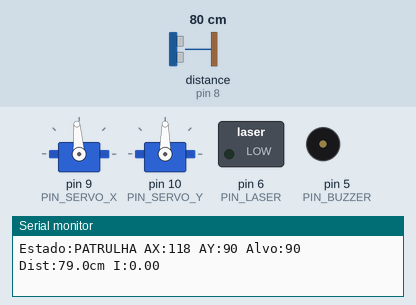
Recording of a sketch running on a simulated Arduino Uno, built with avr-gcc and run on an emulated ATmega328P. On the bench: 2 × servo, switched loads named in the sketch (green lamp = pin HIGH), buzzer (waves = sounding), the last lines printed to the serial monitor. Wiring (inferred from the names in the program): ultrasonic range finder: trigger pin 7; echo pin 8. Inputs (shaded band) come from the test bench; at power-on: distance to the obstacle (sensor on pin 8) 80 cm. The echo pulse lasts 58.3 µs per cm; pins used as bus, display or sensor lines are not drawn.

Above: at 1.2 s.
1.3 s: distance to the obstacle (sensor on pin 8) set to 4 cm
At 2.1 s:
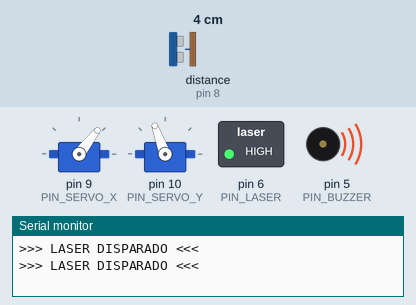
3.2 s: distance to the obstacle (sensor on pin 8) set to 35 cm
At 3.62 s:
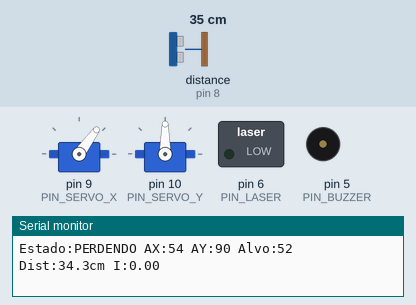
6.2 s: distance to the obstacle (sensor on pin 8) set to 17 cm
At 7.2 s:
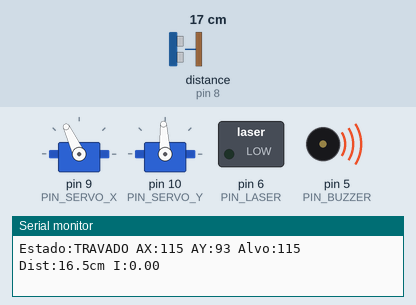
7.9 s: distance to the obstacle (sensor on pin 8) set to 9 cm
At 9.0 s:
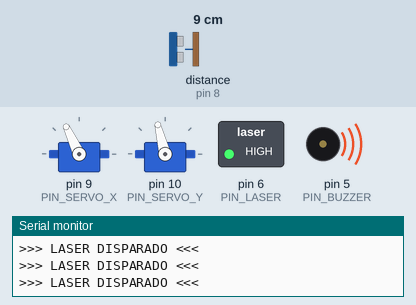
9.6 s: distance to the obstacle (sensor on pin 8) set to 60 cm
At 9.75 s:
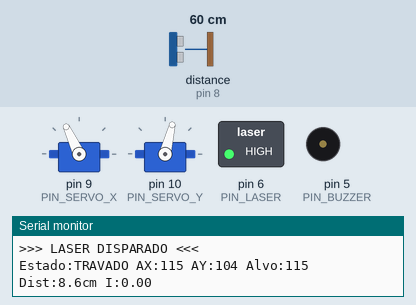
12.6 s: distance to the obstacle (sensor on pin 8) set to 2 cm
At 15.1 s:
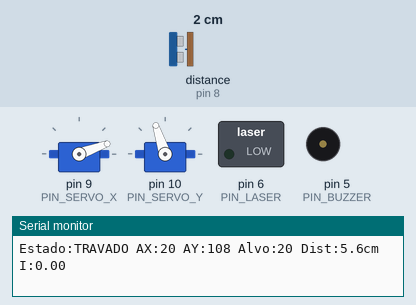
Timing chart, 0 to 25.3 s (numbered marks = the images above; inputs shaded):
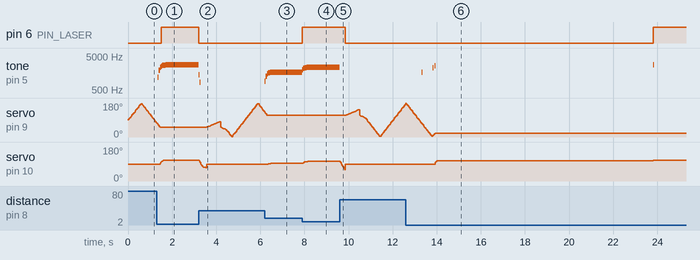

Measured:
- after the input at 1.3 s, pin 6 (PIN_LASER): LOW → HIGH after 0.20 s; tone on pin 5 (PIN_BUZZER): plays 1166 Hz for 0.05 s, 1916 Hz for 0.05 s, 2333 Hz for 0.05 s, 2500 Hz for 0.05 s, 2666 Hz for 0.15 s, 2750 Hz for 1.5 s, starting after 0.05 s; servo on pin 10 (PIN_SERVO_Y): 90° → 109° after 0.16 s, → 110° 0.26 s later
- after the input at 3.2 s, pin 6 (PIN_LASER): HIGH → LOW at once; tone on pin 5 (PIN_BUZZER): 2750 Hz → 1416 Hz at once, → 833 Hz 0.05 s later, → silent 0.05 s later
- after the input at 6.2 s, tone on pin 5 (PIN_BUZZER): plays 916 Hz for 0.05 s, 1250 Hz for 0.05 s, 1500 Hz for 0.05 s, 1583 Hz for 0.10 s, 1666 Hz for 1.4 s, starting at once; servo on pin 10 (PIN_SERVO_Y): 90° → 92° after 0.16 s, → 93° 0.10 s later
- after the input at 7.9 s, pin 6 (PIN_LASER): LOW → HIGH at once; tone on pin 5 (PIN_BUZZER): 1666 Hz → 2000 Hz at once, → 2166 Hz 0.05 s later, → 2250 Hz 0.05 s later, → 2333 Hz 0.10 s later; servo on pin 10 (PIN_SERVO_Y): 93° → 102° at once, → 104° 0.18 s later
- after the input at 9.6 s, pin 6 (PIN_LASER): HIGH → LOW after 0.26 s; tone on pin 5 (PIN_BUZZER): 2333 Hz → silent at once; servo on pin 10 (PIN_SERVO_Y): 104° → 90° at once
- after the input at 12.6 s, pin 6 (PIN_LASER): LOW → HIGH after 11.2 s; tone on pin 5 (PIN_BUZZER): plays 1666 Hz for 0.05 s, 2250 Hz for 0.05 s, 2583 Hz for 0.05 s, 2750 Hz for 0.05 s, starting after 0.71 s; servo on pin 10 (PIN_SERVO_Y): 90° → 108° after 1.3 s, → 110° 9.9 s later

The sketch:

codigo.ino
```cpp
#include <Servo.h>

// ===== HARDWARE =====
Servo servoX;
Servo servoY;

// ===== PINOS =====
const int PIN_TRIG    = 7;
const int PIN_ECHO    = 8;
const int PIN_LASER   = 6;
const int PIN_BUZZER  = 5;
const int PIN_SERVO_X = 9;
const int PIN_SERVO_Y = 10;

// ===== LIMITES DO SISTEMA =====
const int DIST_TRAVAR  = 30;
const int DIST_LASER   = 15;
const int DIST_SONAR   = 200;

// ===== MÁQUINA DE ESTADOS =====
enum Estado { PATRULHA, CONFIRMANDO, TRAVADO, PERDENDO };
Estado estadoAtual = PATRULHA;

// ===== CONTROLE DE TEMPO =====
unsigned long tSonar   = 0;
unsigned long tServo   = 0;
unsigned long tSerial  = 0;
unsigned long tEstado  = 0;

const unsigned long INT_SONAR  = 50;
const unsigned long INT_SERVO  = 20;
const unsigned long INT_SERIAL = 200;

// ===== POSIÇÕES DOS SERVOS =====
int anguloX   = 90;
int servoYPos = 90;

// ===== VARREDURA =====
int direcaoX         = 1;
const int PASSO_X    = 3;
const int LIMITE_MIN = 2;
const int LIMITE_MAX = 178;

// ===== TRACKING =====
int   anguloAlvo   = 90;
float distFiltrada = 0.0;
const float ALPHA  = 0.5;

// Média móvel de ângulo (3 amostras)
int historicoAngulo[3] = {90, 90, 90};
int idxHistorico       = 0;

// Contadores de estado
int ciclosSemAlvo = 0;
int ciclosComAlvo = 0;
const int CICLOS_PARA_PERDER  = 6;
const int CICLOS_CONFIRMACAO  = 2;

// Re-scan
bool reScan          = false;
int  anguloReScan    = 90;
int  direcaoReScan   = 1;
int  amplitudeReScan = 0;
const int MAX_RESCAN = 30;

// ===== PID =====
const float KP = 0.2;
const float KI = 0.07;
const float KD = 0.8;

const float INTEGRAL_MAX = 20.0;
const float SAIDA_MAX    = 8.0;

float pid_integral         = 0.0;
float pid_prevErro         = 0.0;
unsigned long pid_tAnterior = 0;


// ============================================================
//  PID
// ============================================================
float calcularPID(float setpoint, float atual) {
  unsigned long agora = millis();
  float dt = (agora - pid_tAnterior) / 1000.0;
  pid_tAnterior = agora;

  if (dt <= 0.001 || dt > 0.5) return 0;

  float erro = setpoint - atual;

  pid_integral += erro * dt;
  pid_integral  = constrain(pid_integral, -INTEGRAL_MAX, INTEGRAL_MAX);

  float derivada = (erro - pid_prevErro) / dt;
  pid_prevErro   = erro;

  float saida = KP * erro + KI * pid_integral + KD * derivada;
  return constrain(saida, -SAIDA_MAX, SAIDA_MAX);
}

void resetarPID() {
  pid_integral  = 0.0;
  pid_prevErro  = 0.0;
  pid_tAnterior = millis();
}


// ============================================================
//  SENSOR
// ============================================================
float medirDistancia() {
  digitalWrite(PIN_TRIG, LOW);
  delayMicroseconds(2);
  digitalWrite(PIN_TRIG, HIGH);
  delayMicroseconds(10);
  digitalWrite(PIN_TRIG, LOW);

  unsigned long timeout = (unsigned long)(DIST_SONAR * 2.0 / 0.034);
  long duracao = pulseIn(PIN_ECHO, HIGH, timeout);

  if (duracao == 0) return -1.0;

  float cm = duracao * 0.034 / 2.0;
  if (cm < 2.0 || cm > DIST_SONAR) return -1.0;

  return cm;
}


// ============================================================
//  MÉDIA MÓVEL DE ÂNGULO
// ============================================================
void registrarAngulo(int ang) {
  historicoAngulo[idxHistorico] = ang;
  idxHistorico = (idxHistorico + 1) % 3;
}

int mediaAngulo() {
  return (historicoAngulo[0] + historicoAngulo[1] + historicoAngulo[2]) / 3;
}


// ============================================================
//  BUZZER
// ============================================================
void atualizarBuzzer(float dist) {
  if (dist > 0 && dist <= DIST_TRAVAR) {
    int freq = map((int)dist, DIST_TRAVAR, 0, 500, 3000);
    tone(PIN_BUZZER, freq);
  } else {
    noTone(PIN_BUZZER);
  }
}


// ============================================================
//  MÁQUINA DE ESTADOS
// ============================================================
void mudarEstado(Estado novo) {
  if (novo == estadoAtual) return;
  estadoAtual = novo;
  tEstado     = millis();

  if (novo == PATRULHA) {
    ciclosComAlvo = 0;
    ciclosSemAlvo = 0;
    digitalWrite(PIN_LASER, LOW);
    noTone(PIN_BUZZER);
    resetarPID();
  }

  if (novo == CONFIRMANDO) {
    ciclosSemAlvo = 0;
  }

  if (novo == TRAVADO) {
    ciclosComAlvo = 0;
    ciclosSemAlvo = 0;
    for (int i = 0; i < 3; i++) historicoAngulo[i] = anguloX;
    idxHistorico = 0;
    resetarPID();
  }

  if (novo == PERDENDO) {
    anguloReScan    = mediaAngulo();
    direcaoReScan   = 1;
    amplitudeReScan = 0;
    reScan          = true;
    resetarPID();
  }
}


// ============================================================
//  SETUP
// ============================================================
void setup() {
  servoX.attach(PIN_SERVO_X);
  servoY.attach(PIN_SERVO_Y);
  pinMode(PIN_TRIG,   OUTPUT);
  pinMode(PIN_ECHO,   INPUT);
  pinMode(PIN_LASER,  OUTPUT);
  pinMode(PIN_BUZZER, OUTPUT);
  digitalWrite(PIN_LASER, LOW);

  servoX.write(anguloX);
  servoY.write(servoYPos);

  Serial.begin(115200);
  Serial.println("AA-SISTEMA V2.1 iniciado");
}


// ============================================================
//  LOOP PRINCIPAL
// ============================================================
void loop() {
  unsigned long agora = millis();
  bool novaLeitura    = false;
  bool alvoVisto      = false;

  // ── SONAR ────────────────────────────────────────────────
  if (agora - tSonar >= INT_SONAR) {
    tSonar = agora;

    float dist = medirDistancia();

    if (dist > 0) {
      if (distFiltrada == 0.0)
        distFiltrada = dist;
      else
        distFiltrada = ALPHA * dist + (1.0 - ALPHA) * distFiltrada;

      novaLeitura = true;
      alvoVisto   = (distFiltrada <= DIST_TRAVAR);
    }

    atualizarBuzzer(alvoVisto ? distFiltrada : 999);
  }

  // ── ESTADOS ──────────────────────────────────────────────
  if (novaLeitura) {
    switch (estadoAtual) {

      case PATRULHA:
        if (alvoVisto) {
          ciclosComAlvo++;
          if (ciclosComAlvo >= CICLOS_CONFIRMACAO)
            mudarEstado(CONFIRMANDO);
        } else {
          ciclosComAlvo = 0;
        }
        break;

      case CONFIRMANDO:
        if (alvoVisto) {
          anguloAlvo = anguloX;
          registrarAngulo(anguloX);
          mudarEstado(TRAVADO);
        } else {
          mudarEstado(PATRULHA);
        }
        break;

      case TRAVADO:
        if (alvoVisto) {
          registrarAngulo(anguloX);
          anguloAlvo    = mediaAngulo();
          ciclosSemAlvo = 0;

          if (distFiltrada <= DIST_LASER) {
            digitalWrite(PIN_LASER, HIGH);
            Serial.println(">>> LASER DISPARADO <<<");
          } else {
            digitalWrite(PIN_LASER, LOW);
          }
        } else {
          ciclosSemAlvo++;
          if (ciclosSemAlvo >= CICLOS_PARA_PERDER) {
            digitalWrite(PIN_LASER, LOW);
            mudarEstado(PERDENDO);
          }
        }
        break;

      case PERDENDO:
        if (alvoVisto) {
          mudarEstado(TRAVADO);
        } else {
          ciclosSemAlvo++;
          if (ciclosSemAlvo >= CICLOS_PARA_PERDER * 4) {
            reScan       = false;
            distFiltrada = 0.0;
            mudarEstado(PATRULHA);
          }
        }
        break;
    }
  }

  // ── SERVOS ───────────────────────────────────────────────
  if (agora - tServo >= INT_SERVO) {
    tServo = agora;

    switch (estadoAtual) {

      case PATRULHA:
      case CONFIRMANDO:
        anguloX += PASSO_X * direcaoX;
        anguloX  = constrain(anguloX, LIMITE_MIN, LIMITE_MAX);
        if (anguloX >= LIMITE_MAX) direcaoX = -1;
        if (anguloX <= LIMITE_MIN) direcaoX =  1;
        servoYPos = 90;
        break;

      case TRAVADO: {
        // PID no eixo X
        float correcao = calcularPID((float)anguloAlvo, (float)anguloX);
        anguloX = constrain(anguloX + (int)correcao, LIMITE_MIN, LIMITE_MAX);

        // Proporcional no eixo Y
        int alturaAlvo = map((int)distFiltrada, 0, DIST_TRAVAR, 115, 75);
        int erroY      = alturaAlvo - servoYPos;
        servoYPos     += constrain(erroY / 2, -4, 4);
        servoYPos      = constrain(servoYPos, 60, 130);
        break;
      }

      case PERDENDO:
        anguloX = constrain(
          anguloReScan + (amplitudeReScan * direcaoReScan),
          LIMITE_MIN, LIMITE_MAX
        );
        amplitudeReScan++;
        if (amplitudeReScan > MAX_RESCAN) {
          amplitudeReScan = 0;
          direcaoReScan  *= -1;
        }
        servoYPos = 90;
        break;
    }

    servoX.write(anguloX);
    servoY.write(servoYPos);
  }

  // ── SERIAL ───────────────────────────────────────────────
  if (agora - tSerial >= INT_SERIAL) {
    tSerial = agora;

    const char* nomeEstado[] = {"PATRULHA", "CONFIRMANDO", "TRAVADO", "PERDENDO"};
    Serial.print("Estado:"); Serial.print(nomeEstado[estadoAtual]);
    Serial.print(" AX:");    Serial.print(anguloX);
    Serial.print(" AY:");    Serial.print(servoYPos);
    Serial.print(" Alvo:");  Serial.print(anguloAlvo);
    Serial.print(" Dist:");  Serial.print(distFiltrada, 1);
    Serial.print("cm I:");   Serial.print(pid_integral, 2);
    Serial.println();
  }
}
```
